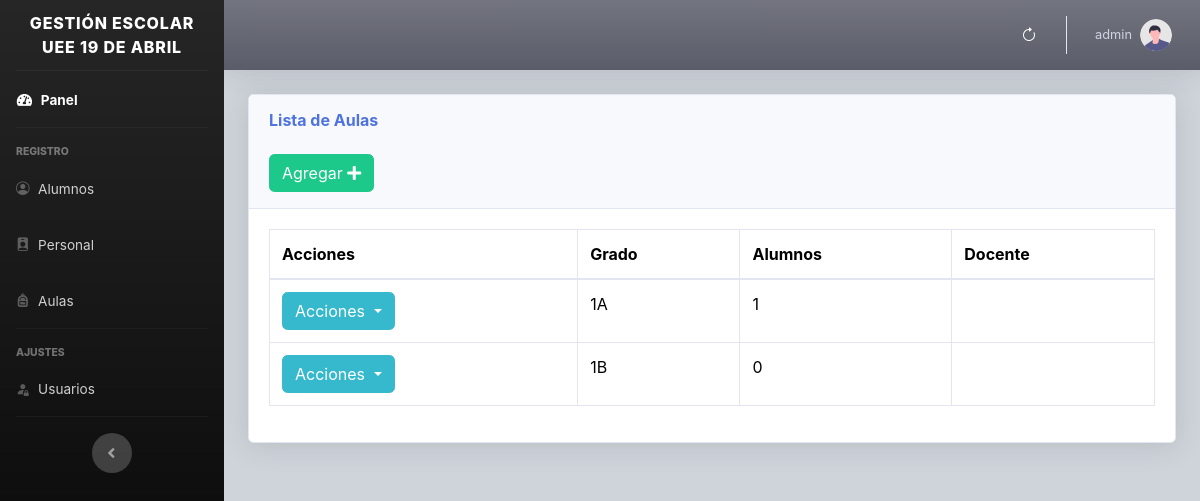
The app's page /views/grados.php (signed in), older data.
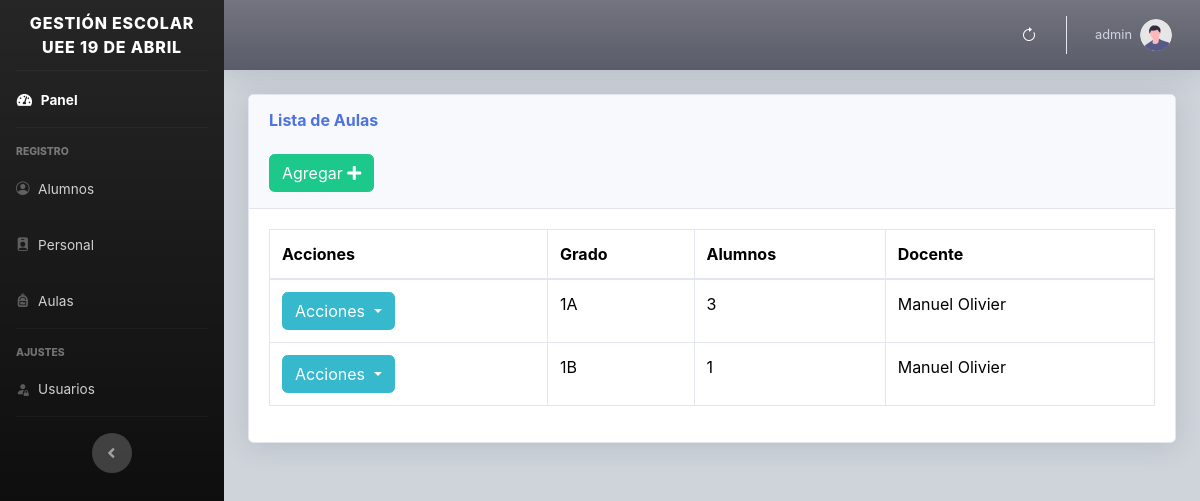
The same page, newer data.
### tables this page shows
CREATE TABLE `grados` (
  `id` int(11) NOT NULL,
  `descripcion` varchar(150) NOT NULL,
  `profesor` varchar(50) NOT NULL,
  `fecha` timestamp NOT NULL DEFAULT current_timestamp() ON UPDATE current_timestamp()
);

CREATE TABLE `profesores` (
  `id` int(11) NOT NULL,
  `cedula` varchar(100) NOT NULL,
  `nombres` varchar(100) NOT NULL,
  `apellidos` varchar(100) NOT NULL,
  `correo` varchar(50) NOT NULL,
  `curp` varchar(150) NOT NULL,
  `edad` varchar(50) NOT NULL,
  `fecha_na` date NOT NULL,
  `id_especialidad` int(11) DEFAULT NULL,
  `lugar_na` varchar(150) NOT NULL,
  `estado_civil` varchar(150) NOT NULL,
  `direccion` varchar(200) NOT NULL,
  `niv_edu` varchar(150) NOT NULL,
  `m_acad` varchar(150) NOT NULL,
  `est_post` varchar(150) NOT NULL,
  `cursos` varchar(200) DEFAULT NULL,
  `t_servicio` varchar(100) NOT NULL,
  `f_ingreso` date NOT NULL,
  `tipo_p` varchar(150) NOT NULL,
  `cargo` varchar(100) NOT NULL,
  `l_cobra` varchar(150) NOT NULL,
  `l_labora` varchar(150) NOT NULL,
  `d_cargo` varchar(150) NOT NULL,
  `codigo` varchar(100) NOT NULL,
  `fecha` timestamp NULL DEFAULT current_timestamp() ON UPDATE current_timestamp()
);

### views/grados.php (the view, shortened to what this page needs)
<?php include "../includes/header.php"; ?>
<body id="page-top">
    <div class="container-fluid">
        <div class="card shadow mb-4">
            <div class="card-header py-3">
                <h6 class="m-0 font-weight-bold text-primary">Lista de Aulas</h6>
                <?php if ($_SESSION["type"] != 3) { ?>
                    <br>
                    <button type="button" class="btn btn-success" data-bs-toggle="modal" data-bs-target="#grado">
                    <span class="glyphicon glyphicon-plus"></span> Agregar <i class="fa fa-plus"></i> </a></button>
                <?php }
                ?>
            </div>
            <div class="card-body">
                <div class="table-responsive">
                    <table class="table table-bordered" id="tabla" width="100%" cellspacing="0">
                        <thead>
                            <tr>
                                <th class='ver'>Acciones</th>
                                <th class='ver'>Grado</th>
                                <th class='ver'>Alumnos</th>
                                <th class='ver'>Docente</th>
                            </tr>
                        </thead>
                        <tbody>
                            <?php
                            require_once("../includes/db.php");
                            $result = mysqli_query($conexion, "SELECT * FROM grados ");
                            while ($fila = mysqli_fetch_assoc($result)) :
                            ?>
                                <tr>
                                    <td>
                                        <?php if ($_SESSION["type"] != 3) { ?>
                                        <div class="dropdown">
                                            <button class="btn btn-info dropdown-toggle" type="button" data-bs-toggle="dropdown" aria-expanded="false">
                                                Acciones
                                            </button>
                                        </div>
                                        <?php }
                                        ?>
                                    </td>
                                    <td><?php echo $fila['descripcion']; ?></td>
                                    <td><?php
                                        include("db.php");
                                        $sql = sprintf("SELECT COUNT(id) FROM alumnos WHERE id_grado = %u", $fila['id']);
                                        $resultado = mysqli_query($conexion, $sql);
                                        while ($consulta = mysqli_fetch_array($resultado)) {
                                            echo $consulta[0];
                                        }
                                    ?></td>
                                    <td><?php
                                     include("db.php");
                                     $sql = sprintf("SELECT * FROM profesores WHERE id = %u", $fila['profesor']);
                                     $resultado = mysqli_query($conexion, $sql);
                                     while ($consulta = mysqli_fetch_array($resultado)) {
                                         echo $consulta['nombres'] . " " . $consulta['apellidos'];
                                     }
                                    ?></td>
                                </tr>
                            <?php endwhile; ?>
                        </tbody>
                    </table>
                </div>
            </div>
        </div>
    </div>
    </div>
    </div>
    </div>
</body>
<?php include "../includes/footer.php"; ?>
</html>

Row changes from the older to the newer data that the page shows:
added profesores: nombres "Manuel", apellidos "Olivier"
Text that changed along with them:
new list line: "3"
new list line: "1"
list line gone: "1"
list line gone: "0"
